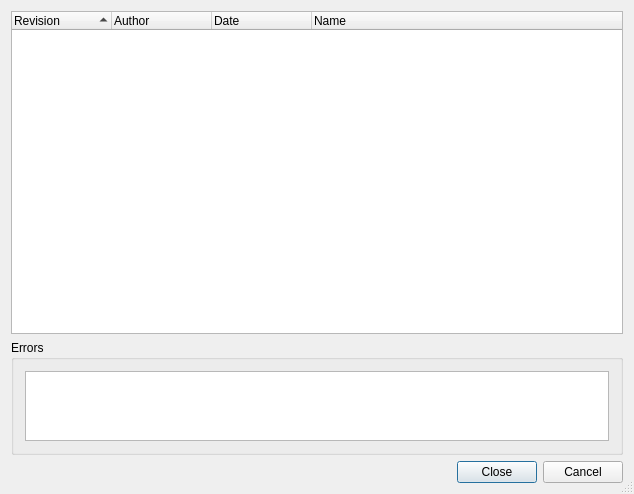
<ui version="4.0" >
 <class>SvnTagBranchListDialog</class>
 <widget class="QDialog" name="SvnTagBranchListDialog" >
  <property name="geometry" >
   <rect>
    <x>0</x>
    <y>0</y>
    <width>634</width>
    <height>494</height>
   </rect>
  </property>
  <property name="windowTitle" >
   <string>Subversion Tag List</string>
  </property>
  <property name="whatsThis" >
   <string>&lt;b>Subversion Tag/Branch List&lt;/b>
&lt;p>This dialog shows a list of the projects tags or branches.&lt;/p></string>
  </property>
  <property name="sizeGripEnabled" >
   <bool>true</bool>
  </property>
  <layout class="QVBoxLayout" >
   <item>
    <widget class="QTreeWidget" name="tagList" >
     <property name="sizePolicy" >
      <sizepolicy vsizetype="Expanding" hsizetype="Expanding" >
       <horstretch>0</horstretch>
       <verstretch>3</verstretch>
      </sizepolicy>
     </property>
     <property name="focusPolicy" >
      <enum>Qt::NoFocus</enum>
     </property>
     <property name="whatsThis" >
      <string>&lt;b>Tag/Branches List&lt;/b>
&lt;p>This shows a list of the projects tags or branches.&lt;/p></string>
     </property>
     <property name="alternatingRowColors" >
      <bool>true</bool>
     </property>
     <property name="rootIsDecorated" >
      <bool>false</bool>
     </property>
     <property name="itemsExpandable" >
      <bool>false</bool>
     </property>
     <property name="sortingEnabled" >
      <bool>true</bool>
     </property>
     <column>
      <property name="text" >
       <string>Revision</string>
      </property>
     </column>
     <column>
      <property name="text" >
       <string>Author</string>
      </property>
     </column>
     <column>
      <property name="text" >
       <string>Date</string>
      </property>
     </column>
     <column>
      <property name="text" >
       <string>Name</string>
      </property>
     </column>
    </widget>
   </item>
   <item>
    <widget class="QGroupBox" name="errorGroup" >
     <property name="sizePolicy" >
      <sizepolicy vsizetype="Expanding" hsizetype="Preferred" >
       <horstretch>0</horstretch>
       <verstretch>1</verstretch>
      </sizepolicy>
     </property>
     <property name="title" >
      <string>Errors</string>
     </property>
     <layout class="QVBoxLayout" >
      <item>
       <widget class="QTextEdit" name="errors" >
        <property name="focusPolicy" >
         <enum>Qt::NoFocus</enum>
        </property>
        <property name="readOnly" >
         <bool>true</bool>
        </property>
        <property name="acceptRichText" >
         <bool>false</bool>
        </property>
       </widget>
      </item>
     </layout>
    </widget>
   </item>
   <item>
    <widget class="QDialogButtonBox" name="buttonBox" >
     <property name="orientation" >
      <enum>Qt::Horizontal</enum>
     </property>
     <property name="standardButtons" >
      <set>QDialogButtonBox::Cancel|QDialogButtonBox::Close</set>
     </property>
    </widget>
   </item>
  </layout>
 </widget>
 <layoutdefault spacing="6" margin="11" />
 <pixmapfunction>qPixmapFromMimeSource</pixmapfunction>
 <resources/>
 <connections/>
</ui>
